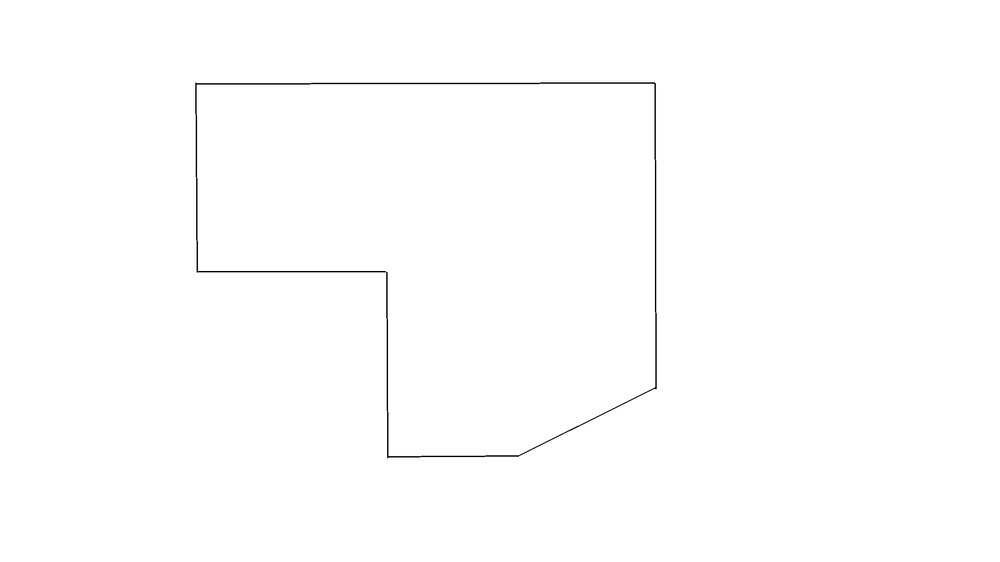
#> input picture AdvancedModels/Images/Process/Washing/preprocessed_image_eroded_0.jpg, 1000 x 562 px, shrunk from 2304 x 1296 before the run, found by its file name; its folder holds only this picture in this run
$ python model.py
#> lines starting #> are read from the running program, lines starting #| are printed output that depends on the picture; after the words box and inside, x2 and y2 are one past the last pixel; in counts of white or black regions, pixels touching at a corner belong together
import cv2
import numpy as np
import os
import sys
sys.path.append("../")
#from ..lib.reusable_methods import load_images_from_folder

def load_images_from_folder(folder):
    images = []
    for filename in os.listdir(folder):
        img = cv2.imread(os.path.join(folder, filename))
#> img is the input picture: shape (562, 1000, 3); min 0, max 255, mean 254
        if img is not None:
            images.append(img)
    return images

def highlight_borders(image, kernel_size=(3, 3), iterations=1):
    # Apply dilation
    kernel = np.ones(kernel_size, np.uint8)
    dilated_image = cv2.dilate(image, kernel, iterations=iterations)

    # Invert the dilated image back
    highlighted_image = cv2.bitwise_not(dilated_image)

    return highlighted_image


# Image Path
input_folder_path = '/home/coffee_6ean/Linux/AdvancedModels/Images/Process/Washing/'
output_folder_path = '/home/coffee_6ean/Linux/AdvancedModels/Images/Process/Highlight/'

# Load images from the input folder
images = load_images_from_folder(input_folder_path)
#> images = 1 item

# Process each image
for idx, image in enumerate(images):
    # Convert the image to grayscale
    gray = cv2.cvtColor(image, cv2.COLOR_BGR2GRAY)

    # Apply a binary threshold to separate darker lines from lighter areas
    _, binary = cv2.threshold(gray, 128, 255, cv2.THRESH_BINARY)

    # Invert the binary image
    binary = cv2.bitwise_not(binary)

    # Highlight borders using dilation
    highlighted_image = highlight_borders(binary, kernel_size=(2, 2), iterations=2)

    # Save the highlighted image
    output_file_path = os.path.join(output_folder_path, f'highlighted_image_{idx}.jpg')
    cv2.imwrite(output_file_path, highlighted_image)
    print(f"Highlighted image {idx + 1} saved to: {output_file_path}")
#> this loop made 1 pass
#> kernel in highlight_borders on pass 1: [[1, 1], [1, 1]]
#| Highlighted image 1 saved to: /home/coffee_6ean/Linux/AdvancedModels/Images/Process/Highlight/highlighted_image_0.jpg
#> pass 1, `_, binary = cv2.threshold(gray, 128, 255, cv2.THRESH_BINARY)`:
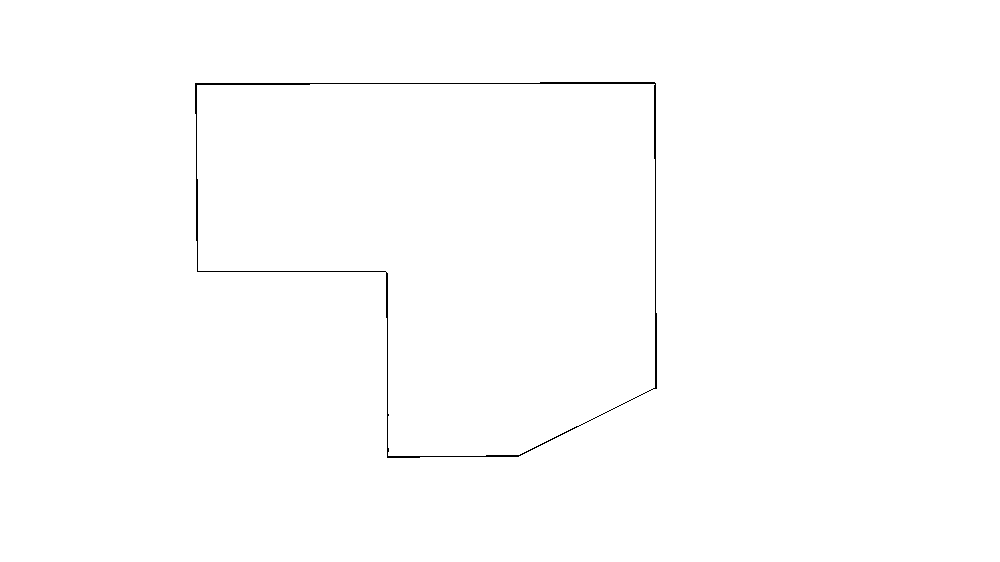
#> binary: shape (562, 1000); 99.6% white; black in thin lines or dots, all inside (x1, y1, x2, y2) = (195, 82, 657, 458)
#> pass 1, in highlight_borders, `dilated_image = cv2.dilate(image, kernel, iterations=iterations)`:
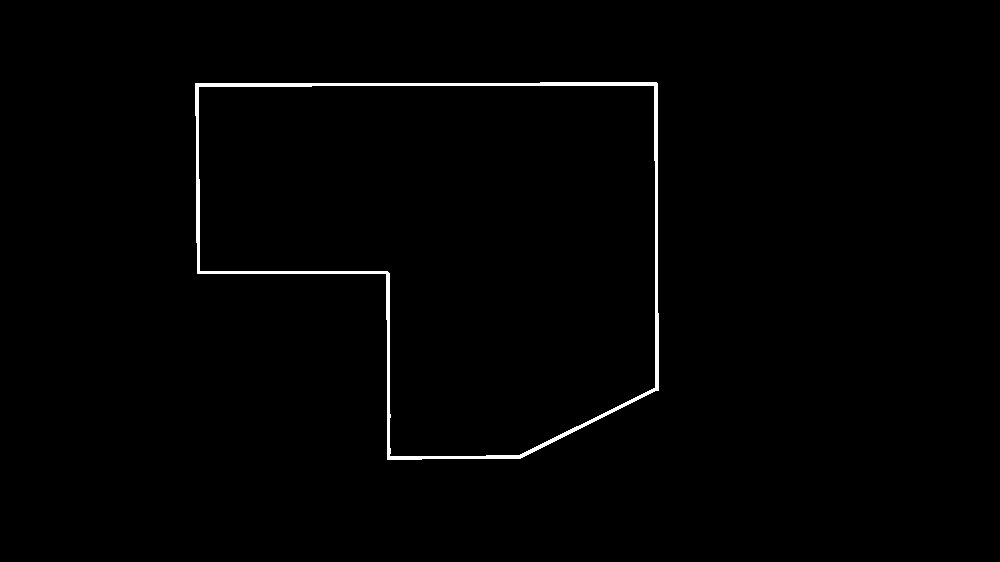
#> dilated_image: shape (562, 1000); 0.99% white; 1 white region, box (x1, y1, x2, y2) and area: (195, 82, 659, 460) 5551

$ run again, on AdvancedModels/Images/Process/Washing/preprocessed_image_eroded_1.jpg
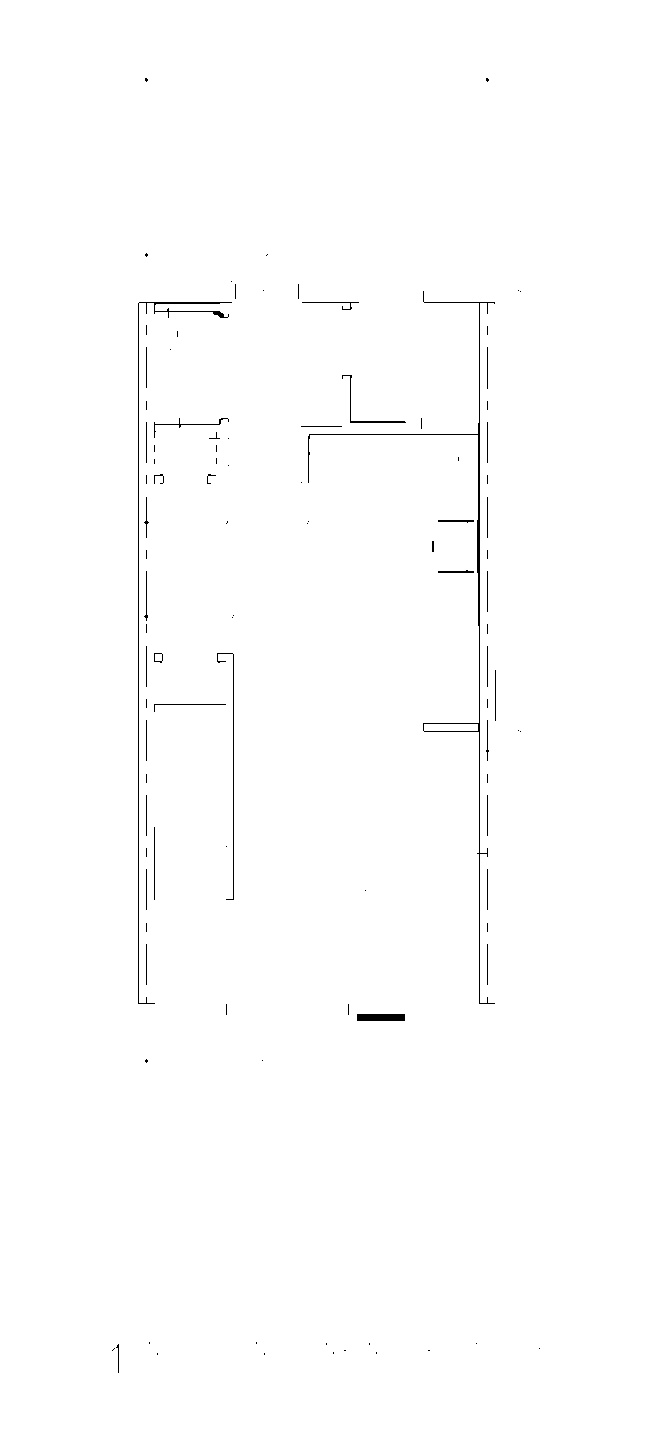
#> input picture AdvancedModels/Images/Process/Washing/preprocessed_image_eroded_1.jpg, 666 x 1438 px, found by its file name
#> in load_images_from_folder, img is the input picture: shape (1438, 666, 3); min 0, max 255, mean 253.6
#> images = 1 item
#> the loop `for idx, image in enumerate(images):` made 1 pass
#> kernel in highlight_borders on pass 1: [[1, 1], [1, 1]]
#> (printed output is left out)
#> pass 1, `binary = cv2.bitwise_not(binary)`:
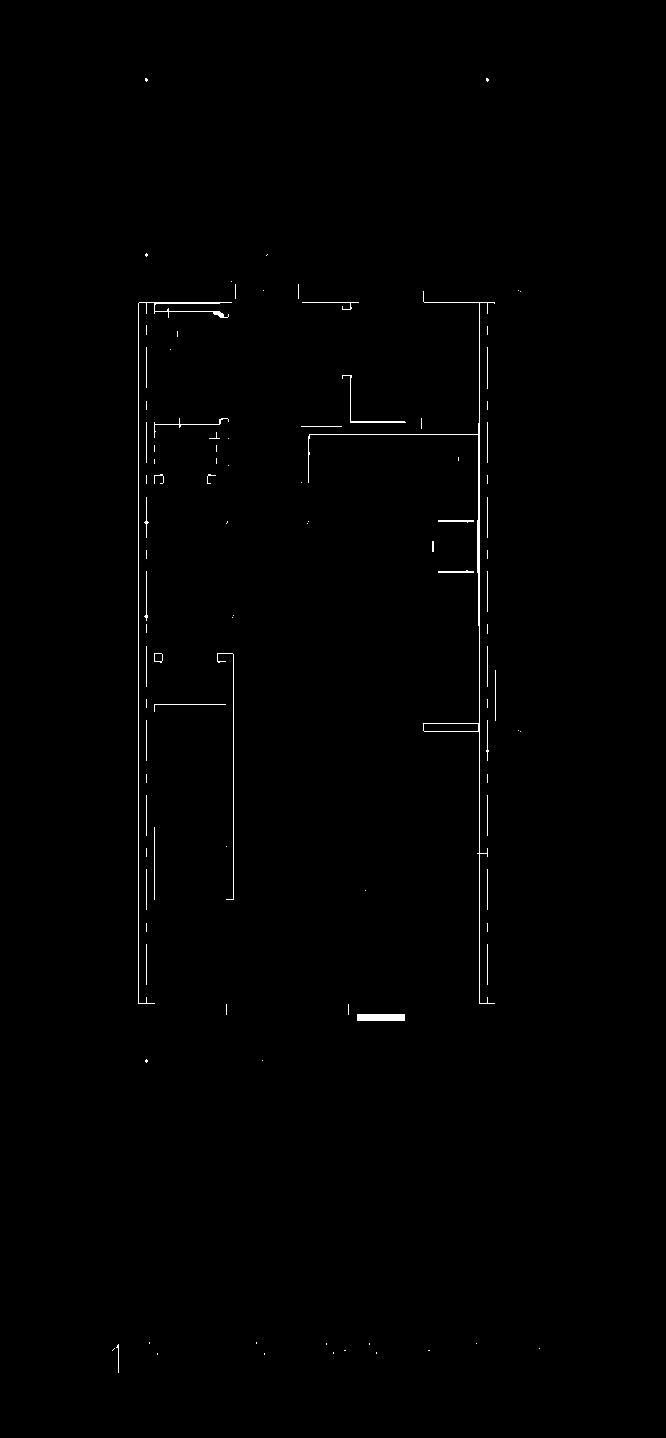
#> binary: shape (1438, 666); 0.53% white in thin lines or dots, all inside (x1, y1, x2, y2) = (112, 78, 540, 1373)
#> pass 1, in highlight_borders, `dilated_image = cv2.dilate(image, kernel, iterations=iterations)`:
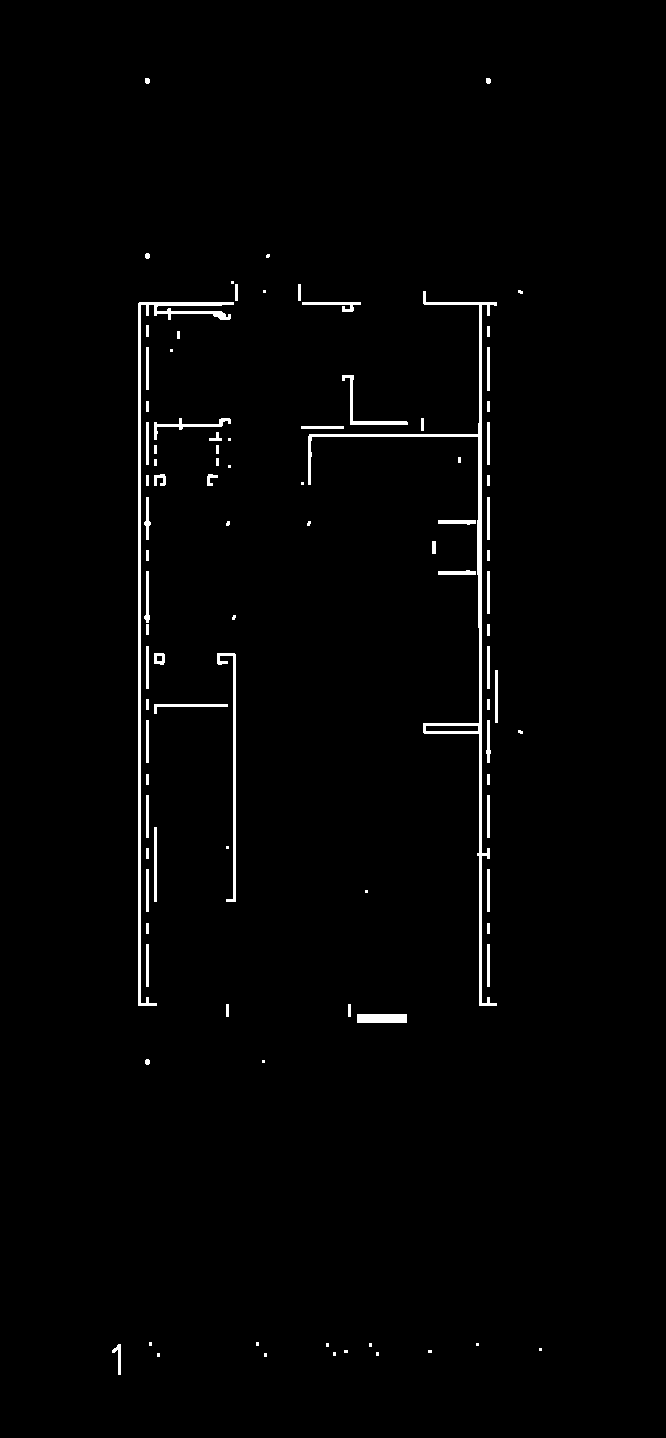
#> dilated_image: shape (1438, 666); 1.5% white; 96 white regions (28 under 20 px), largest, box (x1, y1, x2, y2) and area: (308, 291, 497, 1006) 3786, (138, 302, 234, 1006) 2898, (217, 653, 236, 902) 867

$ run again, on AdvancedModels/Images/Process/Washing/preprocessed_image_eroded_2.jpg
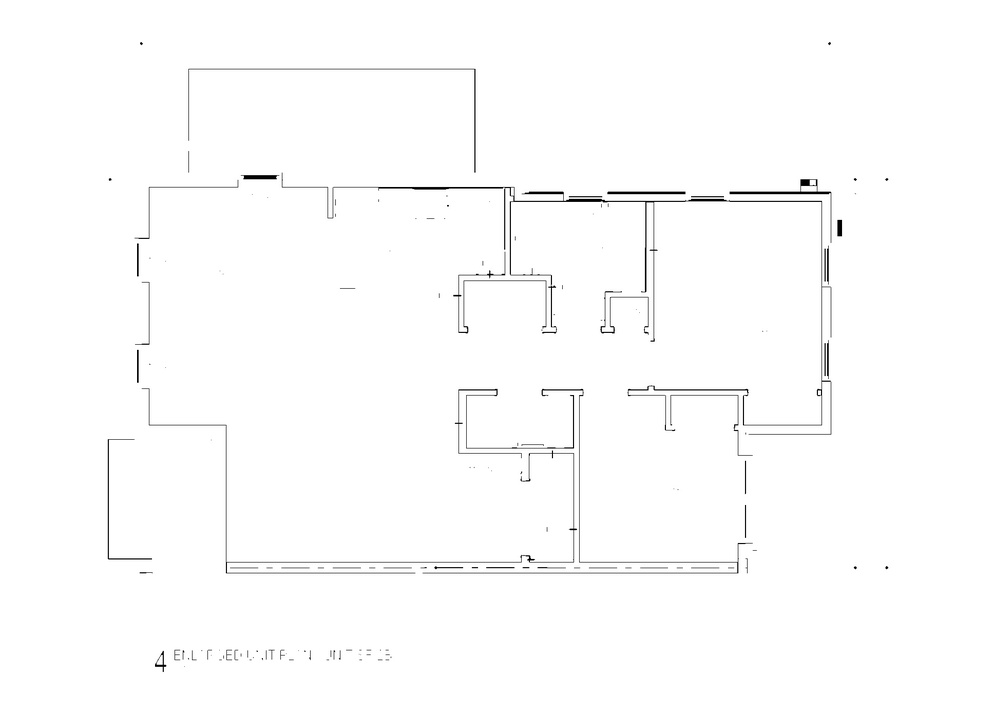
#> input picture AdvancedModels/Images/Process/Washing/preprocessed_image_eroded_2.jpg, 993 x 711 px, shrunk from 1934 x 1384 before the run, found by its file name
#> in load_images_from_folder, img is the input picture: shape (711, 993, 3); min 0, max 255, mean 252.6
#> images = 1 item
#> the loop `for idx, image in enumerate(images):` made 1 pass
#> kernel in highlight_borders on pass 1: [[1, 1], [1, 1]]
#> (printed output is left out)
#> pass 1, `_, binary = cv2.threshold(gray, 128, 255, cv2.THRESH_BINARY)`:
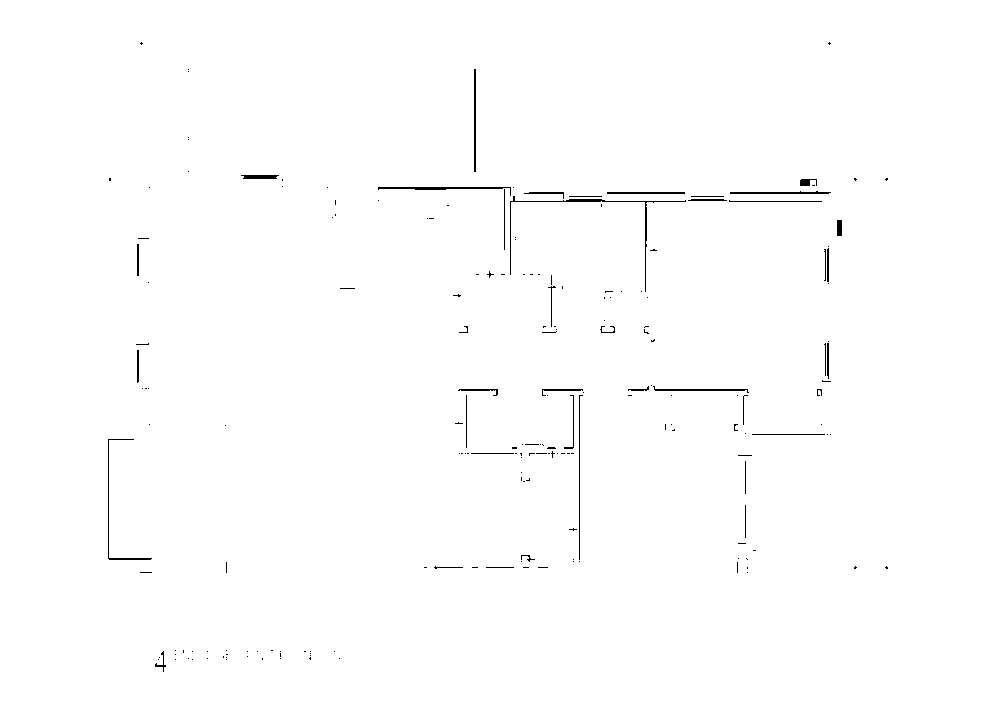
#> binary: shape (711, 993); 99.4% white; black in thin lines or dots, all inside (x1, y1, x2, y2) = (108, 42, 888, 672)
#> pass 1, in highlight_borders, `dilated_image = cv2.dilate(image, kernel, iterations=iterations)`:
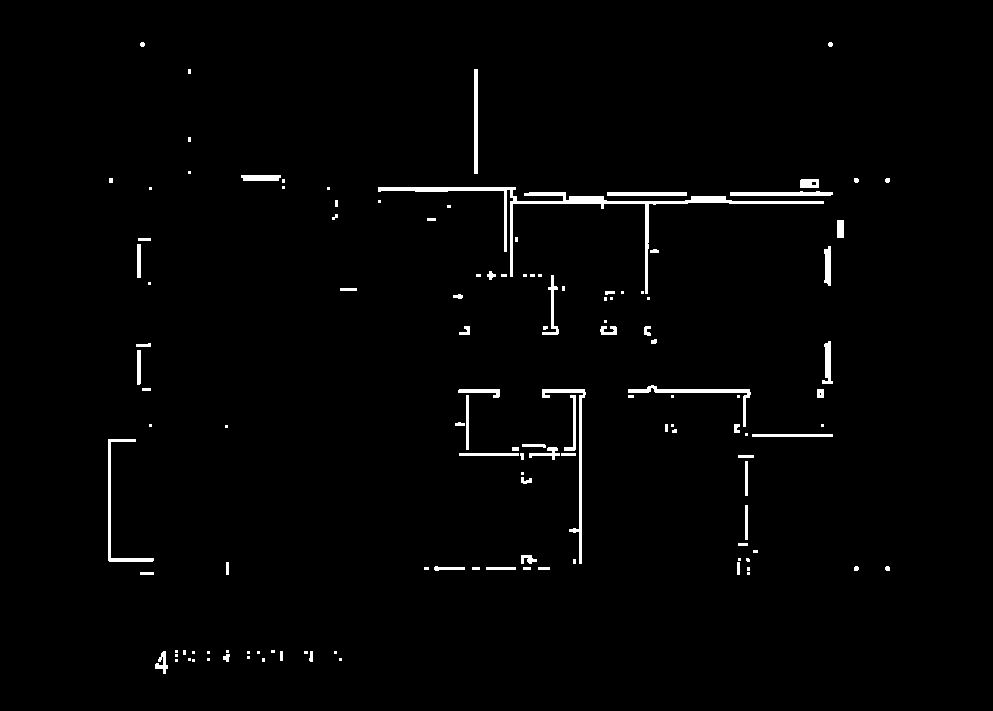
#> dilated_image: shape (711, 993); 1.6% white; 128 white regions (59 under 20 px), largest, box (x1, y1, x2, y2) and area: (378, 187, 824, 294) 2804, (542, 389, 586, 564) 761, (628, 385, 751, 427) 619

$ run again, on AdvancedModels/Images/Process/Washing/preprocessed_image_eroded_3.jpg
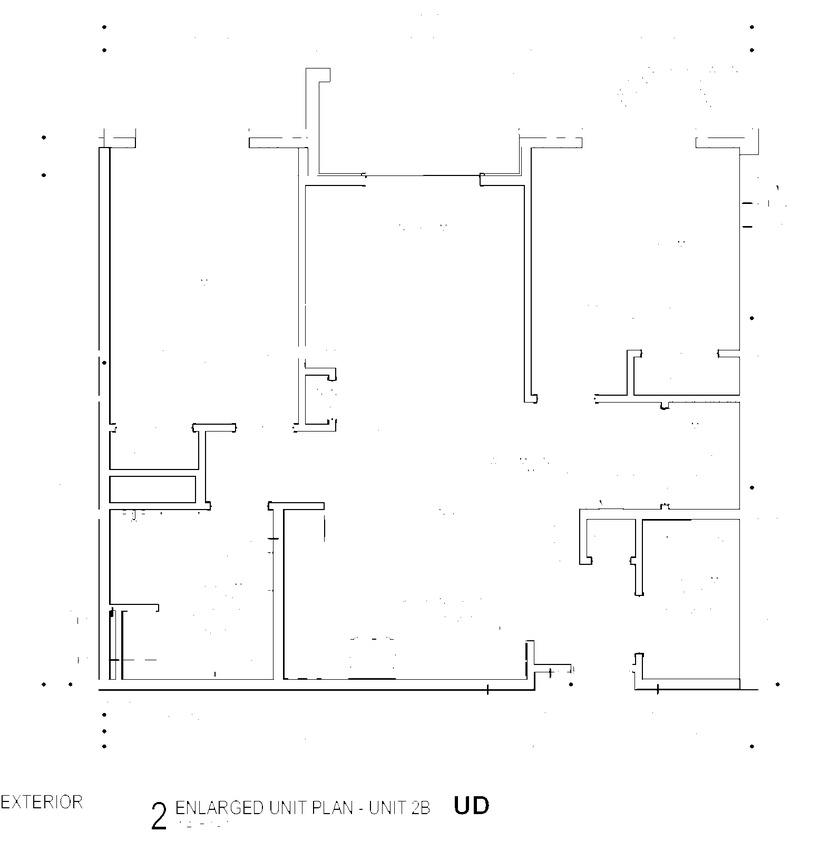
#> input picture AdvancedModels/Images/Process/Washing/preprocessed_image_eroded_3.jpg, 820 x 861 px, shrunk from 1556 x 1634 before the run, found by its file name
#> in load_images_from_folder, img is the input picture: shape (861, 820, 3); min 0, max 255, mean 251.6
#> images = 1 item
#> the loop `for idx, image in enumerate(images):` made 1 pass
#> kernel in highlight_borders on pass 1: [[1, 1], [1, 1]]
#> (printed output is left out)
#> pass 1, `_, binary = cv2.threshold(gray, 128, 255, cv2.THRESH_BINARY)`:
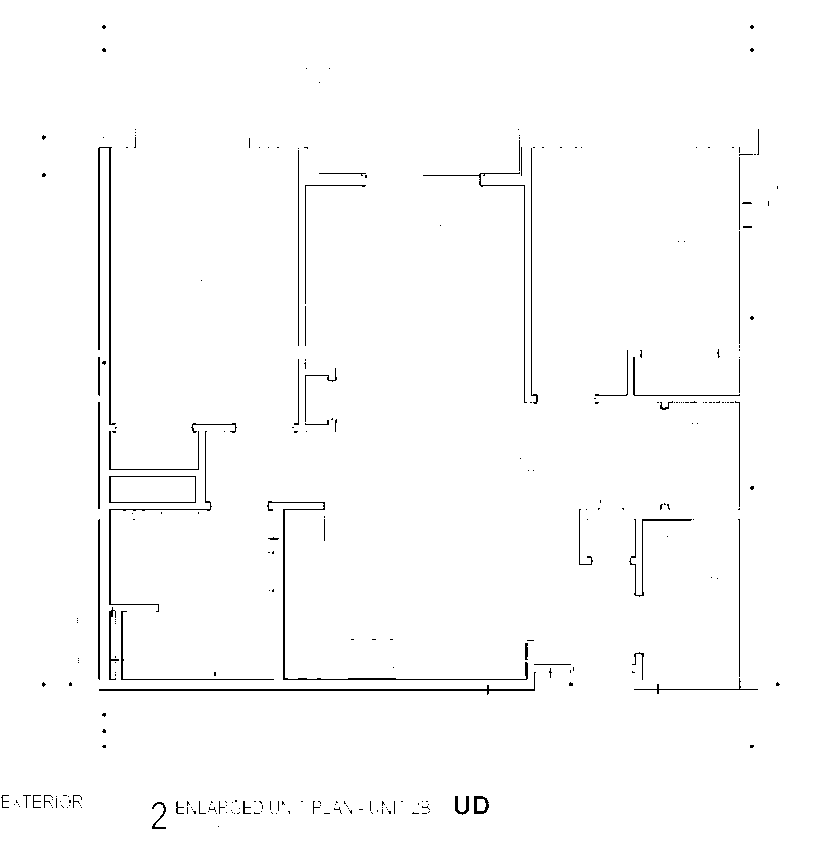
#> binary: shape (861, 820); 98.7% white; black in thin lines or dots, all inside (x1, y1, x2, y2) = (1, 25, 780, 829)
#> pass 1, in highlight_borders, `dilated_image = cv2.dilate(image, kernel, iterations=iterations)`:
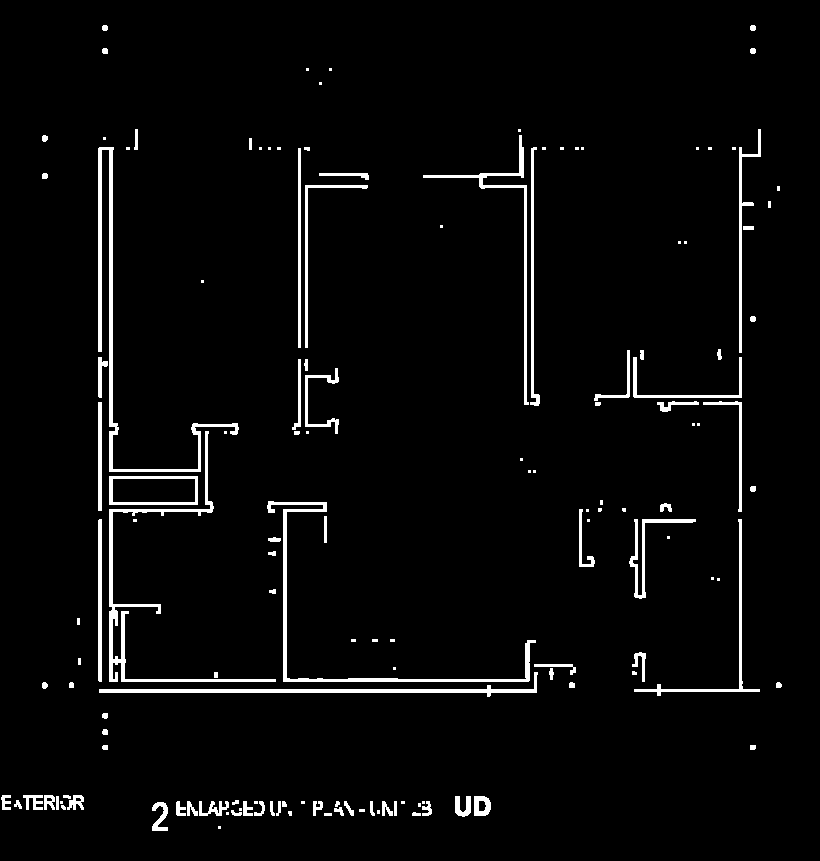
#> dilated_image: shape (861, 820); 3.5% white; 145 white regions (55 under 20 px), largest, box (x1, y1, x2, y2) and area: (98, 147, 239, 472) 2792, (109, 431, 276, 682) 2371, (267, 501, 536, 682) 2058
